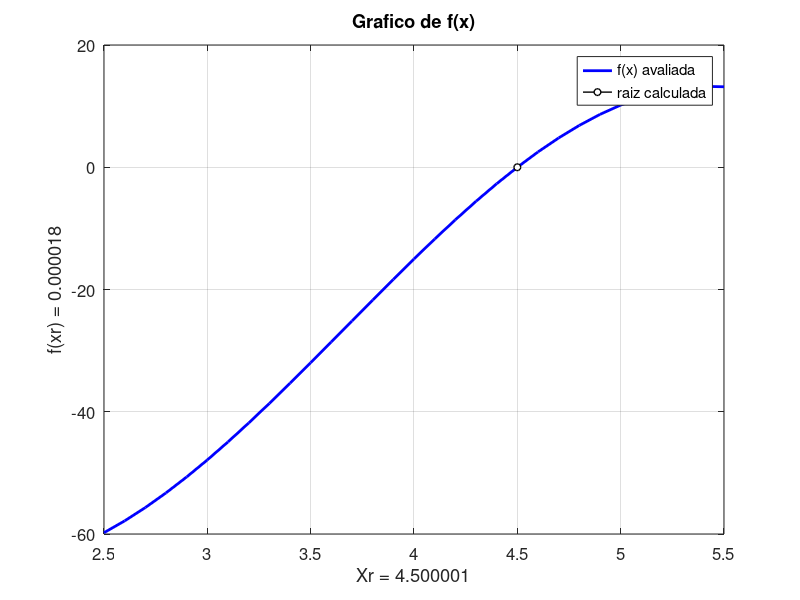
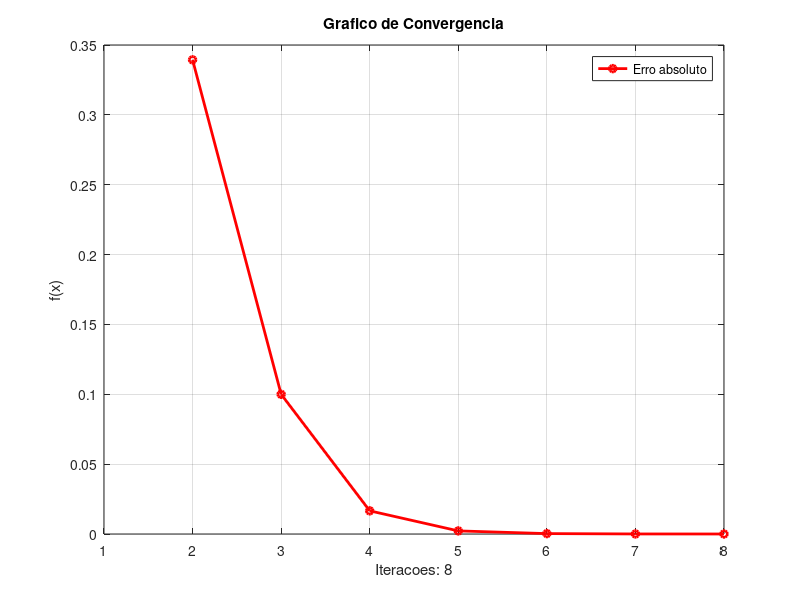

The MATLAB source for these figures, in order:
function List1Exercise9() #main
  clc;
 #Initializing values
  xI   = 2.5;
  xU   = 5.5;
  max  = 1000;
  tol = 1e-5;
  [dadosX, dadosY, dadosConv] = metodoDaFalsaPosicao(xI, xU, max, tol);
  printf('Colunas do grafico:');
  for i = 1:length(dadosX)
   printf('\nX = %.6f', dadosX(i));
   printf('  Y = %.6f', dadosY(i));
  endfor
  printf('\nQuantidade de iteracoes necessarias: %d\n', i);
  plotaGrafico(dadosX, dadosY, dadosConv,xI, xU, tol);
endfunction

#Calculate f(X)
function y = f(x)
    y = sin(x/2) .* (x - 9/2) .* (x + 29);
endfunction

#False position method
function [dadosX, dadosY, dadosConv] = metodoDaFalsaPosicao(xI, xU, max, tol)
  dadosX    = zeros(1, max);
  dadosY    = zeros(1, max);
  dadosConv = zeros(1, max);
  xrVelho   = inf;
  contU     = 0;
  contI     = 0;

  for i = 1: max
   fxI  = f(xI);
   fxU  = f(xU);
   xR   = xU - (fxU * (xI - xU)) / (fxI - fxU);
   fxR  = f(xR);
   eA   = abs(xR - xrVelho);
   dadosX(i) = xR;
   dadosY(i) = fxR;
   dadosConv(i) = eA;
    if fxI * fxR > 0
       xI = xR;
       contU  = 0;
       contI += 1;
       if contI > 1
         fxI = fxI / 2; #if xI stuck, force to reduce itself
       endif
     else
       xU = xR;
       contI = 0;
       contU += 1;
        if contU > 1
         fxU = fxU / 2; #if xU stuck, force to reduce itself
        endif
     endif
    if eA <= tol
      dadosX = dadosX(1:i);
      dadosY = dadosY(1:i);
      dadosConv = dadosConv(1:i); #remove empty spaces by truncating the vector
      break;
    endif
    xrVelho = xR;
  endfor

endfunction

# Show the graph of f(x) and tangent lines of the false position method
function plotaGrafico(dadosX, dadosY, dadosConv, xI, xU, tol)
  figure(1);
  qtdeFramesG = length(dadosX);
  x = xI:0.1:xU;
  for cont = 1: qtdeFramesG
   clf;
   p1 = plot(x, f(x), 'linewidth', 2, 'color', [0 0 1]);
   hold on;
   p2 = plot(dadosX(cont), dadosY(cont), 'linewidth', 1, 'color', [0 0 0], 'marker',
   'o', 'markersize', 5, 'markerfacecolor', [1 1 1]);
   set(gca, 'fontsize', 12);
   xlabel(sprintf('Xr = %.6f', dadosX(cont)));
   ylabel(sprintf('f(xr) = %.6f', dadosY(cont)));
   legend([p1, p2], {'f(x) avaliada', 'raiz calculada'});
   title(sprintf('Grafico de f(x)'));
   grid on;
   pause(0.5);
  endfor
  #plot convergence graph
  figure(2);
  clf;
  i = 1:length(dadosConv);
  e = plot(i, dadosConv, 'r-o', 'linewidth', 2, 'markersize', 5);
  hold on;
  plot(1, tol, 'g--', 'linewidth', 1);
  title('Grafico de Convergencia');
  xlabel(sprintf('Iteracoes: %d', i(end)));
  ylabel('f(x)'), ;
  legend(e, {'Erro absoluto'});
  grid on;

endfunction
